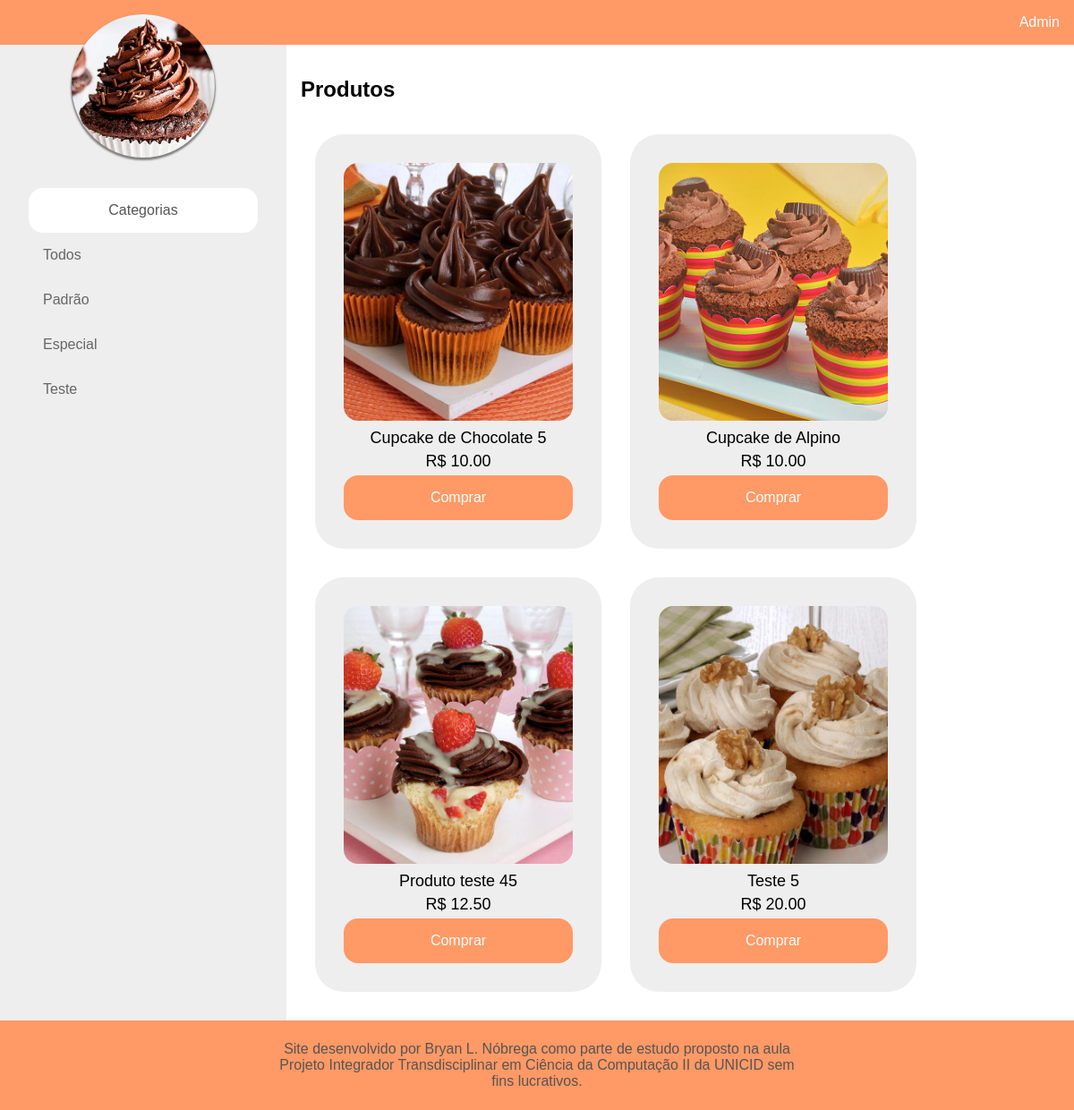
/Cupcakes/pages/index.php, run on the app's committed database.
### tables this page shows
CREATE TABLE `itens` (
  `id` int(8) NOT NULL,
  `name` char(50) NOT NULL,
  `description` text NOT NULL,
  `price` decimal(8,2) NOT NULL,
  `image` text NOT NULL,
  `categoria` char(40) NOT NULL
);

### Cupcakes/pages/index.php (the view, shortened to what this page needs)
<!DOCTYPE html>
<html lang="pt-br">
    <?php include"header.php";?>
        <section class="main-content">
            <h1>Produtos</h1>
            <?php
                $produtos = mysqli_query($conexao, "SELECT id, name, description, price, image, categoria FROM itens")
                or die(mysqli_error($conexao));
                if(@mysql_num_rows == '0'){
                    echo "Não encontramos produtos no momento.";
                }else{
                    while($res_produtos=mysqli_fetch_array($produtos)){
                        $produto_id = $res_produtos[0];
                        $produto_name = $res_produtos[1];
                        $produto_price = $res_produtos[3];
                        $produto_image = $res_produtos[4];
            ?>
                        <div class="item-catalog">
                            <div class="img-catalog"><img src="../images/<?php echo $produto_image;?>" alt=""></div>
                            <label class="name-catalog"><?php echo $produto_name;?></label>
                            <label class="price-catalog">R$ <?php echo $produto_price;?></label>
                            <a href="produto.php?&amp;item=<?php echo $produto_id;?>"><button class="buy-catalog">Comprar</button></a>
                        </div>
            <?php
                    }
                }
            ?>
        </section>
    </div>
</body>
</html>

### Cupcakes/pages/header.php (shortened to what this page needs)
<head>
    <?php include "conexao.php";?>
    <link rel="stylesheet" href="../css/style.css" />
</head>
<body>
    <section class="top-nav">
    <a href="index.php"><div id="logo"></div></a>
        <ul class="menu">
            <li><a href="admin.php">Admin</a></li>
        </ul>
    </section>
    <div class="content">
        <section class="left-nav">
            <div class="filter-btn">Categorias</div>
            <span class="item-filter"><a href="index.php">Todos</a></span>
            <?php
                mysqli_set_charset($conexao, "utf8");
                $categ = mysqli_query($conexao, "SELECT categoria FROM itens")
                or die(mysqli_error($conexao));
                if(@mysql_num_rows == '0'){
                    echo "Não encontramos categorias no momento.";
                }else{
                    $categ_array = [];
                    while($res_categ = mysqli_fetch_array($categ)){
                        array_push($categ_array, "$res_categ[0]");
                    }
                    $categ_array = array_unique($categ_array);
                    for($i = 0; $i < count($categ_array);$i++){
            ?>
                        <span class="item-filter"><a href="filter.php?&amp;categoria=<?php echo $categ_array[$i];?>"><?php echo $categ_array[$i];?></a></span>
            <?php
                    }
                }
            ?>
        </section>

### Cupcakes/css/style.css (style rules this page uses)
:root { --main-color: #ff9965; --highlight-color: #FF8040; --link-color: #666666; --text1: #999999; --highligth-text: #ff4000; --input-text: #555555; --white-color: #FFFFFF; --point-list: #CCCCCC; --line-input: #D9D9D9; }
* { font-family: "Arial"; box-sizing: border-box; }
#logo { margin: 0px 5em; background-image: url("../images/logo.jpg"); background-position: center; background-repeat: no-repeat; background-size: cover; background-color: var(--white-color); width: 10em; height: 10em; border-radius: 50%; box-shadow: 0px 2px 2px 1px gray; }
html, body { margin: 0; height: 100%; }
a { text-decoration: none; color: var(--link-color); }
.top-nav { position: relative; display: flex; flex-direction: row; justify-content: space-between; background-color: #00BAF0; background: var(--main-color); color: #FFF !important; height: 50px; padding: 1em 0; }
.menu { display: flex; flex-direction: row; list-style-type: none; margin: 0; padding: 0; }
.menu>li { margin: 0 1rem; overflow: hidden; }
.menu li a { color: var(--white-color) !important; }
.content { min-height: 100%; width: 100%; display: flex; }
.left-nav { min-width: 20em; background-color: #eeeeee; padding: 10em 2em; text-align: center; display: flex; flex-direction: column; }
.filter-btn { display: flex; align-items: center; justify-content: center; width: 100%; height: 50px; background-color: var(--white-color); border-radius: 1em; border: none; font-size: 16px; color: var(--input-text); }
.item-filter { margin: 1em; text-align: justify; }
.main-content { width: 100%; height: 100%; padding: 1em; }
.item-catalog { float: left; padding: 2em; margin: 1em; width: 20em; background-color: #eeeeee; border-radius: 2em; }
.item-catalog img { width: 100%; height: 18em; border-radius: 1em; object-fit: cover; }
.item-catalog label { display: block; text-align: center; font-size: large; margin: 5px; }
.buy-catalog { font-size: 16px; color: var(--white-color); padding: 0 20px; width: 100%; height: 50px; background-color: var(--main-color); border-radius: 1em; border: none; transition: all 0.2s; }
footer div { display: flex; align-items: center; justify-content: center; width: 100%; height: 100px; margin: 0; background-color: var(--main-color); font-size: 16px; color: var(--input-text); }
footer div label { width: 50%; text-align: center; }

### data on the page
itens: image (picture), name "Cupcake de Chocolate 5", price "10.00"
itens: image (picture), name "Cupcake de Alpino", price "10.00"
itens: image (picture), name "Produto teste 45", price "12.50"
itens: image (picture), name "Teste 5", price "20.00"

### other printed values
$categ_array[$i] "Padrão"
$categ_array[$i] "Especial"
$categ_array[$i] "Teste"
